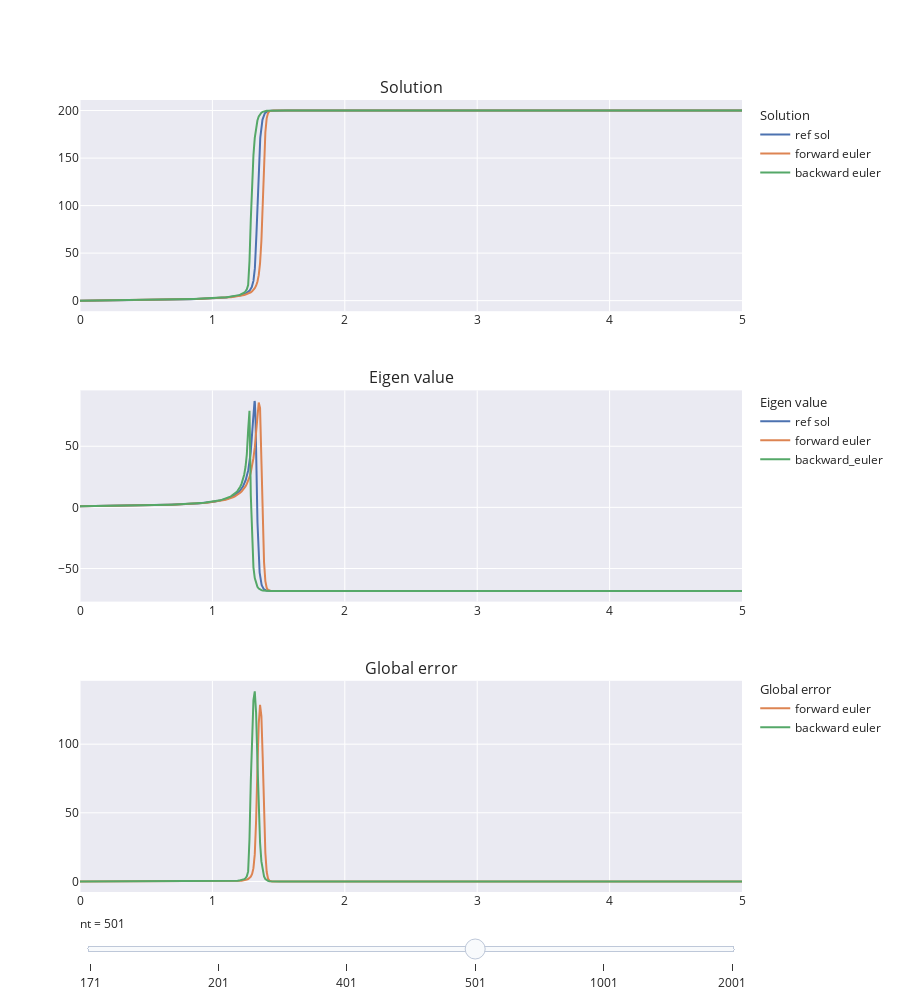

The cell this chart's notebook holds for it:
### Code cell
Tr = 200.0
beta = 10. 

emwc1eq = explosion_with_consumption_1eq_model(Tr, beta)
fcn = emwc1eq.fcn
jac = emwc1eq.jac

tini = 0.0
tend = 5.0
nt = np.array([171, 201, 401, 501, 1001, 2001])

yini = (0.,)

fig =  make_subplots(rows=3, cols=1, vertical_spacing=0.1,
                     subplot_titles=("Solution", "Eigen value", "Global error"))

for i, nt_i in enumerate(nt):
    
    dt = (tend-tini) / (nt_i-1)

    emwc1eq = explosion_with_consumption_1eq_model(Tr, beta)
    fcn = emwc1eq.fcn
    jac = emwc1eq.jac

    sol_ref = solve_ivp(fcn, (tini, tend), yini, method='Radau', atol=1.e-9, rtol=1.e-9)
    sol_fe = forward_euler(tini, tend, nt_i, yini, fcn)
    sol_be = backward_euler(tini, tend, nt_i, yini, fcn)
    sol_tmp = solve_ivp(fcn, (tini, tend), yini, method='Radau', t_eval=sol_fe.t, atol=1.e-9, rtol=1.e-9)
    err_fe = np.abs(sol_tmp.y[0] - sol_fe.y[0])
    err_be = np.abs(sol_tmp.y[0] - sol_be.y[0])

    fig.add_trace(go.Scatter(visible=False, x=sol_ref.t, y=sol_ref.y[0],  line_color='rgb(76,114,176)', legendgroup='sol', 
                         legendgrouptitle_text="Solution", name='ref sol'), row=1, col=1)
    fig.add_trace(go.Scatter(visible=False, x=sol_fe.t, y=sol_fe.y[0], line_color='rgb(221,132,82)', legendgroup='sol', 
                         legendgrouptitle_text="Solution", name='forward euler'), row=1, col=1)
    fig.add_trace(go.Scatter(visible=False, x=sol_be.t, y=sol_be.y[0], line_color='rgb(85,168,104)', legendgroup='sol', 
                         legendgrouptitle_text="Solution", name='backward euler'), row=1, col=1)

    eig_vals_ref = np.zeros(sol_ref.t.size)
    for it in range(sol_ref.t.size):
        eig_vals_ref[it] = jac(0, sol_ref.y[:,it])
    eig_vals_fe = np.zeros(sol_fe.t.size)
    for it in range(sol_be.t.size):
        eig_vals_fe[it] = jac(0, sol_fe.y[:,it])
    eig_vals_be = np.zeros(sol_be.t.size)
    for it in range(sol_be.t.size):
        eig_vals_be[it] = jac(0, sol_be.y[:,it])

    fig.add_trace(go.Scatter(visible=False, x=sol_ref.t, y=eig_vals_ref, line_color='rgb(76,114,176)', legendgroup='eig', 
                         legendgrouptitle_text="Eigen value", name='ref sol'), row=2, col=1)
    fig.add_trace(go.Scatter(visible=False, x=sol_fe.t, y=eig_vals_fe, line_color='rgb(221,132,82)', legendgroup='eig', 
                         legendgrouptitle_text="Eigen value", name='forward euler'), row=2, col=1)
    fig.add_trace(go.Scatter(visible=False, x=sol_be.t, y=eig_vals_be, line_color='rgb(85,168,104)', legendgroup='eig', 
                         legendgrouptitle_text="Eigen value", name='backward_euler'), row=2, col=1)

    fig.add_trace(go.Scatter(visible=False, x=sol_fe.t, y=err_fe, line_color='rgb(221,132,82)', legendgroup='err', 
                         legendgrouptitle_text="Global error", name='forward euler'), row=3, col=1)
    fig.add_trace(go.Scatter(visible=False, x=sol_be.t, y=err_be, line_color='rgb(85,168,104)', legendgroup='err', 
                         legendgrouptitle_text="Global error", name='backward euler'), row=3, col=1)

for i in range(3*8, 4*8): fig.data[i].visible = True

# create slider
steps = []
for i, nt_i in enumerate(nt):
    step = dict(method="update", label = f"{nt_i}", 
                args=[{"visible": [(el==8*i) or (el==8*i+1) or (el==8*i+2) or (el==8*i+3) or (el==8*i+4) or (el==8*i+5)
                                   or (el==8*i+6) or (el==8*i+7)  for el in range(len(fig.data))]}])
    steps.append(step)
sliders = [dict(active=3, currentvalue={'prefix': 'nt = '}, steps=steps)]

fig.update_layout(sliders=sliders, height=1000, legend_tracegroupgap=210,)
fig.show()

### Figure 1 — Plotly figure (JSON) as saved in the notebook; plotly's stock layout.template omitted (floating-point values rounded to 4 significant figures; data arrays with more than 128 entries replaced by an {"elided": "..."} marker saying what was removed)
{"data": [{"legendgroup": "sol", "legendgrouptitle": {"text": "Solution"}, "line": {"color": "rgb(76,114,176)"}, "name": "ref sol", "type": "scatter", "visible": false, "x": {"elided": "733 float values"}, "xaxis": "x", "y": {"elided": "733 float values"}, "yaxis": "y"}, {"legendgroup": "sol", "legendgrouptitle": {"text": "Solution"}, "line": {"color": "rgb(221,132,82)"}, "name": "forward euler", "type": "scatter", "visible": false, "x": {"elided": "171 float values"}, "xaxis": "x", "y": {"elided": "171 float values"}, "yaxis": "y"}, {"legendgroup": "sol", "legendgrouptitle": {"text": "Solution"}, "line": {"color": "rgb(85,168,104)"}, "name": "backward euler", "type": "scatter", "visible": false, "x": {"elided": "171 float values"}, "xaxis": "x", "y": {"elided": "171 float values"}, "yaxis": "y"}, {"legendgroup": "eig", "legendgrouptitle": {"text": "Eigen value"}, "line": {"color": "rgb(76,114,176)"}, "name": "ref sol", "type": "scatter", "visible": false, "x": {"elided": "733 float values"}, "xaxis": "x2", "y": {"elided": "733 float values"}, "yaxis": "y2"}, {"legendgroup": "eig", "legendgrouptitle": {"text": "Eigen value"}, "line": {"color": "rgb(221,132,82)"}, "name": "forward euler", "type": "scatter", "visible": false, "x": {"elided": "171 float values"}, "xaxis": "x2", "y": {"elided": "171 float values"}, "yaxis": "y2"}, {"legendgroup": "eig", "legendgrouptitle": {"text": "Eigen value"}, "line": {"color": "rgb(85,168,104)"}, "name": "backward_euler", "type": "scatter", "visible": false, "x": {"elided": "171 float values"}, "xaxis": "x2", "y": {"elided": "171 float values"}, "yaxis": "y2"}, {"legendgroup": "err", "legendgrouptitle": {"text": "Global error"}, "line": {"color": "rgb(221,132,82)"}, "name": "forward euler", "type": "scatter", "visible": false, "x": {"elided": "171 float values"}, "xaxis": "x3", "y": {"elided": "171 float values"}, "yaxis": "y3"}, {"legendgroup": "err", "legendgrouptitle": {"text": "Global error"}, "line": {"color": "rgb(85,168,104)"}, "name": "backward euler", "type": "scatter", "visible": false, "x": {"elided": "171 float values"}, "xaxis": "x3", "y": {"elided": "171 float values"}, "yaxis": "y3"}, {"legendgroup": "sol", "legendgrouptitle": {"text": "Solution"}, "line": {"color": "rgb(76,114,176)"}, "name": "ref sol", "type": "scatter", "visible": false, "x": {"elided": "733 float values"}, "xaxis": "x", "y": {"elided": "733 float values"}, "yaxis": "y"}, {"legendgroup": "sol", "legendgrouptitle": {"text": "Solution"}, "line": {"color": "rgb(221,132,82)"}, "name": "forward euler", "type": "scatter", "visible": false, "x": {"elided": "201 float values"}, "xaxis": "x", "y": {"elided": "201 float values"}, "yaxis": "y"}, {"legendgroup": "sol", "legendgrouptitle": {"text": "Solution"}, "line": {"color": "rgb(85,168,104)"}, "name": "backward euler", "type": "scatter", "visible": false, "x": {"elided": "201 float values"}, "xaxis": "x", "y": {"elided": "201 float values"}, "yaxis": "y"}, {"legendgroup": "eig", "legendgrouptitle": {"text": "Eigen value"}, "line": {"color": "rgb(76,114,176)"}, "name": "ref sol", "type": "scatter", "visible": false, "x": {"elided": "733 float values"}, "xaxis": "x2", "y": {"elided": "733 float values"}, "yaxis": "y2"}, {"legendgroup": "eig", "legendgrouptitle": {"text": "Eigen value"}, "line": {"color": "rgb(221,132,82)"}, "name": "forward euler", "type": "scatter", "visible": false, "x": {"elided": "201 float values"}, "xaxis": "x2", "y": {"elided": "201 float values"}, "yaxis": "y2"}, {"legendgroup": "eig", "legendgrouptitle": {"text": "Eigen value"}, "line": {"color": "rgb(85,168,104)"}, "name": "backward_euler", "type": "scatter", "visible": false, "x": {"elided": "201 float values"}, "xaxis": "x2", "y": {"elided": "201 float values"}, "yaxis": "y2"}, {"legendgroup": "err", "legendgrouptitle": {"text": "Global error"}, "line": {"color": "rgb(221,132,82)"}, "name": "forward euler", "type": "scatter", "visible": false, "x": {"elided": "201 float values"}, "xaxis": "x3", "y": {"elided": "201 float values"}, "yaxis": "y3"}, {"legendgroup": "err", "legendgrouptitle": {"text": "Global error"}, "line": {"color": "rgb(85,168,104)"}, "name": "backward euler", "type": "scatter", "visible": false, "x": {"elided": "201 float values"}, "xaxis": "x3", "y": {"elided": "201 float values"}, "yaxis": "y3"}, {"legendgroup": "sol", "legendgrouptitle": {"text": "Solution"}, "line": {"color": "rgb(76,114,176)"}, "name": "ref sol", "type": "scatter", "visible": false, "x": {"elided": "733 float values"}, "xaxis": "x", "y": {"elided": "733 float values"}, "yaxis": "y"}, {"legendgroup": "sol", "legendgrouptitle": {"text": "Solution"}, "line": {"color": "rgb(221,132,82)"}, "name": "forward euler", "type": "scatter", "visible": false, "x": {"elided": "401 float values"}, "xaxis": "x", "y": {"elided": "401 float values"}, "yaxis": "y"}, {"legendgroup": "sol", "legendgrouptitle": {"text": "Solution"}, "line": {"color": "rgb(85,168,104)"}, "name": "backward euler", "type": "scatter", "visible": false, "x": {"elided": "401 float values"}, "xaxis": "x", "y": {"elided": "401 float values"}, "yaxis": "y"}, {"legendgroup": "eig", "legendgrouptitle": {"text": "Eigen value"}, "line": {"color": "rgb(76,114,176)"}, "name": "ref sol", "type": "scatter", "visible": false, "x": {"elided": "733 float values"}, "xaxis": "x2", "y": {"elided": "733 float values"}, "yaxis": "y2"}, {"legendgroup": "eig", "legendgrouptitle": {"text": "Eigen value"}, "line": {"color": "rgb(221,132,82)"}, "name": "forward euler", "type": "scatter", "visible": false, "x": {"elided": "401 float values"}, "xaxis": "x2", "y": {"elided": "401 float values"}, "yaxis": "y2"}, {"legendgroup": "eig", "legendgrouptitle": {"text": "Eigen value"}, "line": {"color": "rgb(85,168,104)"}, "name": "backward_euler", "type": "scatter", "visible": false, "x": {"elided": "401 float values"}, "xaxis": "x2", "y": {"elided": "401 float values"}, "yaxis": "y2"}, {"legendgroup": "err", "legendgrouptitle": {"text": "Global error"}, "line": {"color": "rgb(221,132,82)"}, "name": "forward euler", "type": "scatter", "visible": false, "x": {"elided": "401 float values"}, "xaxis": "x3", "y": {"elided": "401 float values"}, "yaxis": "y3"}, {"legendgroup": "err", "legendgrouptitle": {"text": "Global error"}, "line": {"color": "rgb(85,168,104)"}, "name": "backward euler", "type": "scatter", "visible": false, "x": {"elided": "401 float values"}, "xaxis": "x3", "y": {"elided": "401 float values"}, "yaxis": "y3"}, {"legendgroup": "sol", "legendgrouptitle": {"text": "Solution"}, "line": {"color": "rgb(76,114,176)"}, "name": "ref sol", "type": "scatter", "visible": true, "x": {"elided": "733 float values"}, "xaxis": "x", "y": {"elided": "733 float values"}, "yaxis": "y"}, {"legendgroup": "sol", "legendgrouptitle": {"text": "Solution"}, "line": {"color": "rgb(221,132,82)"}, "name": "forward euler", "type": "scatter", "visible": true, "x": {"elided": "501 float values"}, "xaxis": "x", "y": {"elided": "501 float values"}, "yaxis": "y"}, {"legendgroup": "sol", "legendgrouptitle": {"text": "Solution"}, "line": {"color": "rgb(85,168,104)"}, "name": "backward euler", "type": "scatter", "visible": true, "x": {"elided": "501 float values"}, "xaxis": "x", "y": {"elided": "501 float values"}, "yaxis": "y"}, {"legendgroup": "eig", "legendgrouptitle": {"text": "Eigen value"}, "line": {"color": "rgb(76,114,176)"}, "name": "ref sol", "type": "scatter", "visible": true, "x": {"elided": "733 float values"}, "xaxis": "x2", "y": {"elided": "733 float values"}, "yaxis": "y2"}, {"legendgroup": "eig", "legendgrouptitle": {"text": "Eigen value"}, "line": {"color": "rgb(221,132,82)"}, "name": "forward euler", "type": "scatter", "visible": true, "x": {"elided": "501 float values"}, "xaxis": "x2", "y": {"elided": "501 float values"}, "yaxis": "y2"}, {"legendgroup": "eig", "legendgrouptitle": {"text": "Eigen value"}, "line": {"color": "rgb(85,168,104)"}, "name": "backward_euler", "type": "scatter", "visible": true, "x": {"elided": "501 float values"}, "xaxis": "x2", "y": {"elided": "501 float values"}, "yaxis": "y2"}, {"legendgroup": "err", "legendgrouptitle": {"text": "Global error"}, "line": {"color": "rgb(221,132,82)"}, "name": "forward euler", "type": "scatter", "visible": true, "x": {"elided": "501 float values"}, "xaxis": "x3", "y": {"elided": "501 float values"}, "yaxis": "y3"}, {"legendgroup": "err", "legendgrouptitle": {"text": "Global error"}, "line": {"color": "rgb(85,168,104)"}, "name": "backward euler", "type": "scatter", "visible": true, "x": {"elided": "501 float values"}, "xaxis": "x3", "y": {"elided": "501 float values"}, "yaxis": "y3"}, {"legendgroup": "sol", "legendgrouptitle": {"text": "Solution"}, "line": {"color": "rgb(76,114,176)"}, "name": "ref sol", "type": "scatter", "visible": false, "x": {"elided": "733 float values"}, "xaxis": "x", "y": {"elided": "733 float values"}, "yaxis": "y"}, {"legendgroup": "sol", "legendgrouptitle": {"text": "Solution"}, "line": {"color": "rgb(221,132,82)"}, "name": "forward euler", "type": "scatter", "visible": false, "x": {"elided": "1001 float values"}, "xaxis": "x", "y": {"elided": "1001 float values"}, "yaxis": "y"}, {"legendgroup": "sol", "legendgrouptitle": {"text": "Solution"}, "line": {"color": "rgb(85,168,104)"}, "name": "backward euler", "type": "scatter", "visible": false, "x": {"elided": "1001 float values"}, "xaxis": "x", "y": {"elided": "1001 float values"}, "yaxis": "y"}, {"legendgroup": "eig", "legendgrouptitle": {"text": "Eigen value"}, "line": {"color": "rgb(76,114,176)"}, "name": "ref sol", "type": "scatter", "visible": false, "x": {"elided": "733 float values"}, "xaxis": "x2", "y": {"elided": "733 float values"}, "yaxis": "y2"}, {"legendgroup": "eig", "legendgrouptitle": {"text": "Eigen value"}, "line": {"color": "rgb(221,132,82)"}, "name": "forward euler", "type": "scatter", "visible": false, "x": {"elided": "1001 float values"}, "xaxis": "x2", "y": {"elided": "1001 float values"}, "yaxis": "y2"}, {"legendgroup": "eig", "legendgrouptitle": {"text": "Eigen value"}, "line": {"color": "rgb(85,168,104)"}, "name": "backward_euler", "type": "scatter", "visible": false, "x": {"elided": "1001 float values"}, "xaxis": "x2", "y": {"elided": "1001 float values"}, "yaxis": "y2"}, {"legendgroup": "err", "legendgrouptitle": {"text": "Global error"}, "line": {"color": "rgb(221,132,82)"}, "name": "forward euler", "type": "scatter", "visible": false, "x": {"elided": "1001 float values"}, "xaxis": "x3", "y": {"elided": "1001 float values"}, "yaxis": "y3"}, {"legendgroup": "err", "legendgrouptitle": {"text": "Global error"}, "line": {"color": "rgb(85,168,104)"}, "name": "backward euler", "type": "scatter", "visible": false, "x": {"elided": "1001 float values"}, "xaxis": "x3", "y": {"elided": "1001 float values"}, "yaxis": "y3"}, {"legendgroup": "sol", "legendgrouptitle": {"text": "Solution"}, "line": {"color": "rgb(76,114,176)"}, "name": "ref sol", "type": "scatter", "visible": false, "x": {"elided": "733 float values"}, "xaxis": "x", "y": {"elided": "733 float values"}, "yaxis": "y"}, {"legendgroup": "sol", "legendgrouptitle": {"text": "Solution"}, "line": {"color": "rgb(221,132,82)"}, "name": "forward euler", "type": "scatter", "visible": false, "x": {"elided": "2001 float values"}, "xaxis": "x", "y": {"elided": "2001 float values"}, "yaxis": "y"}, {"legendgroup": "sol", "legendgrouptitle": {"text": "Solution"}, "line": {"color": "rgb(85,168,104)"}, "name": "backward euler", "type": "scatter", "visible": false, "x": {"elided": "2001 float values"}, "xaxis": "x", "y": {"elided": "2001 float values"}, "yaxis": "y"}, {"legendgroup": "eig", "legendgrouptitle": {"text": "Eigen value"}, "line": {"color": "rgb(76,114,176)"}, "name": "ref sol", "type": "scatter", "visible": false, "x": {"elided": "733 float values"}, "xaxis": "x2", "y": {"elided": "733 float values"}, "yaxis": "y2"}, {"legendgroup": "eig", "legendgrouptitle": {"text": "Eigen value"}, "line": {"color": "rgb(221,132,82)"}, "name": "forward euler", "type": "scatter", "visible": false, "x": {"elided": "2001 float values"}, "xaxis": "x2", "y": {"elided": "2001 float values"}, "yaxis": "y2"}, {"legendgroup": "eig", "legendgrouptitle": {"text": "Eigen value"}, "line": {"color": "rgb(85,168,104)"}, "name": "backward_euler", "type": "scatter", "visible": false, "x": {"elided": "2001 float values"}, "xaxis": "x2", "y": {"elided": "2001 float values"}, "yaxis": "y2"}, {"legendgroup": "err", "legendgrouptitle": {"text": "Global error"}, "line": {"color": "rgb(221,132,82)"}, "name": "forward euler", "type": "scatter", "visible": false, "x": {"elided": "2001 float values"}, "xaxis": "x3", "y": {"elided": "2001 float values"}, "yaxis": "y3"}, {"legendgroup": "err", "legendgrouptitle": {"text": "Global error"}, "line": {"color": "rgb(85,168,104)"}, "name": "backward euler", "type": "scatter", "visible": false, "x": {"elided": "2001 float values"}, "xaxis": "x3", "y": {"elided": "2001 float values"}, "yaxis": "y3"}], "layout": {"annotations": [{"font": {"size": 16}, "showarrow": false, "text": "Solution", "x": 0.5, "xanchor": "center", "xref": "paper", "y": 1, "yanchor": "bottom", "yref": "paper"}, {"font": {"size": 16}, "showarrow": false, "text": "Eigen value", "x": 0.5, "xanchor": "center", "xref": "paper", "y": 0.6333, "yanchor": "bottom", "yref": "paper"}, {"font": {"size": 16}, "showarrow": false, "text": "Global error", "x": 0.5, "xanchor": "center", "xref": "paper", "y": 0.2667, "yanchor": "bottom", "yref": "paper"}], "height": 1000, "legend": {"tracegroupgap": 210}, "sliders": [{"active": 3, "currentvalue": {"prefix": "nt = "}, "steps": [{"args": [{"visible": [true, true, true, true, true, true, true, true, false, false, false, false, false, false, false, false, false, false, false, false, false, false, false, false, false, false, false, false, false, false, false, false, false, false, false, false, false, false, false, false, false, false, false, false, false, false, false, false]}], "label": "171", "method": "update"}, {"args": [{"visible": [false, false, false, false, false, false, false, false, true, true, true, true, true, true, true, true, false, false, false, false, false, false, false, false, false, false, false, false, false, false, false, false, false, false, false, false, false, false, false, false, false, false, false, false, false, false, false, false]}], "label": "201", "method": "update"}, {"args": [{"visible": [false, false, false, false, false, false, false, false, false, false, false, false, false, false, false, false, true, true, true, true, true, true, true, true, false, false, false, false, false, false, false, false, false, false, false, false, false, false, false, false, false, false, false, false, false, false, false, false]}], "label": "401", "method": "update"}, {"args": [{"visible": [false, false, false, false, false, false, false, false, false, false, false, false, false, false, false, false, false, false, false, false, false, false, false, false, true, true, true, true, true, true, true, true, false, false, false, false, false, false, false, false, false, false, false, false, false, false, false, false]}], "label": "501", "method": "update"}, {"args": [{"visible": [false, false, false, false, false, false, false, false, false, false, false, false, false, false, false, false, false, false, false, false, false, false, false, false, false, false, false, false, false, false, false, false, true, true, true, true, true, true, true, true, false, false, false, false, false, false, false, false]}], "label": "1001", "method": "update"}, {"args": [{"visible": [false, false, false, false, false, false, false, false, false, false, false, false, false, false, false, false, false, false, false, false, false, false, false, false, false, false, false, false, false, false, false, false, false, false, false, false, false, false, false, false, true, true, true, true, true, true, true, true]}], "label": "2001", "method": "update"}]}], "xaxis": {"anchor": "y", "domain": [0, 1]}, "xaxis2": {"anchor": "y2", "domain": [0, 1]}, "xaxis3": {"anchor": "y3", "domain": [0, 1]}, "yaxis": {"anchor": "x", "domain": [0.7333, 1]}, "yaxis2": {"anchor": "x2", "domain": [0.3667, 0.6333]}, "yaxis3": {"anchor": "x3", "domain": [0, 0.2667]}}}
